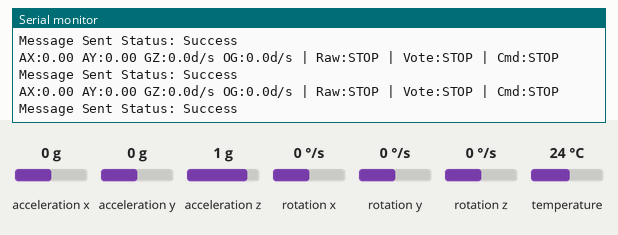
A program run on a simulated ESP32. Parts: the last lines printed to the serial monitor. The inputs (shaded band) are chosen by the test bench; at power-on: acceleration y 0 g, rotation y 0 °/s, rotation z 0 °/s, acceleration z 1 g, acceleration x 0 g, rotation x 0 °/s, temperature 24 °C.

Above: at 1.2 s.
1.3 s: acceleration y set to -1.4 g
At 1.76 s:
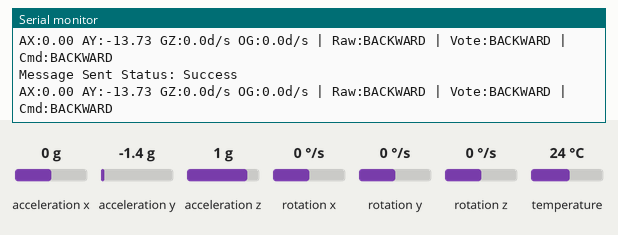
2.9 s: rotation y set to -192 °/s
At 3.22 s:
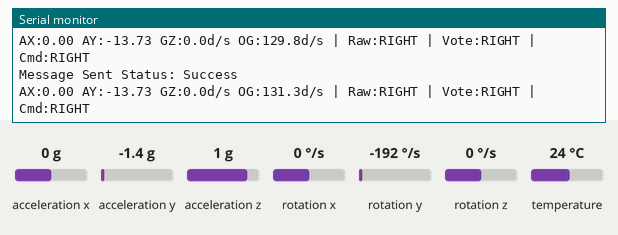
4.5 s: rotation z set to -192 °/s
At 4.57 s:
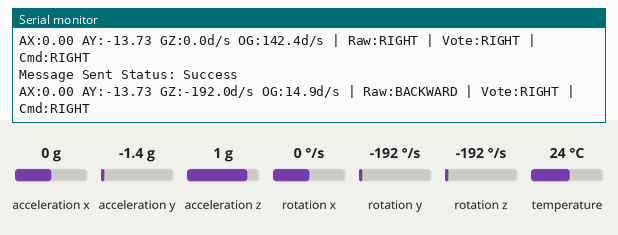
6.1 s: acceleration y set to 0 g
At 6.45 s:
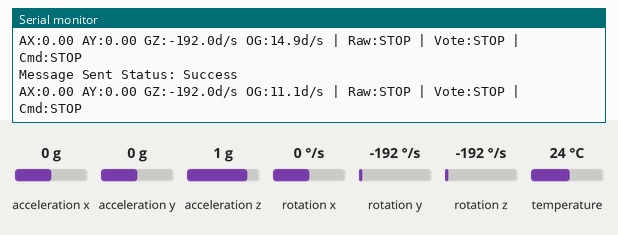
7.7 s: acceleration z set to -1.4 g
At 8.83 s:
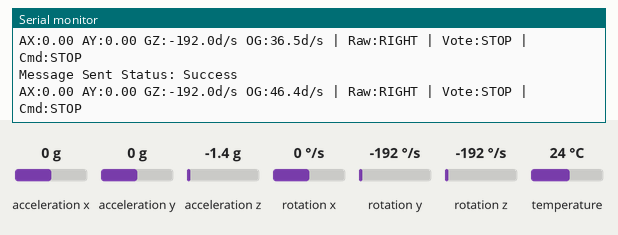
10.3 s: acceleration z set to 0.8 g
At 12.36 s:
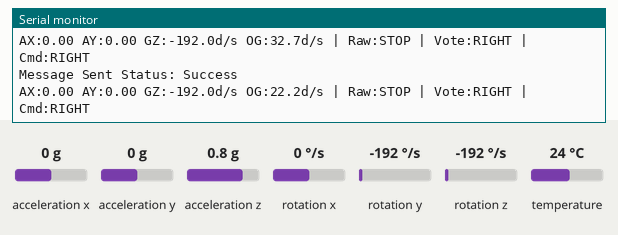
Timing chart, 0 to 13.9 s (numbered marks = the images above; inputs shaded):
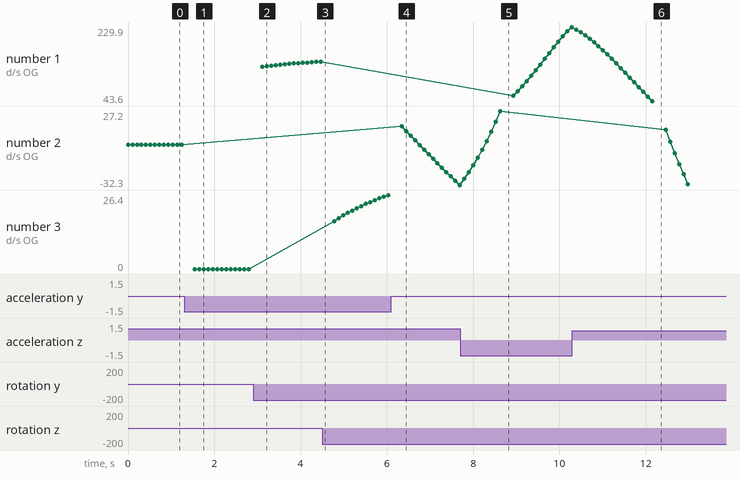

Measured:
- after the input at 1.3 s, the serial monitor: prints a new line at once (image 1)
- after the input at 2.9 s, the serial monitor: prints a new line at once (image 2)
- after the input at 4.5 s, the serial monitor: prints a new line after 0.07 s (image 3)
- after the input at 6.1 s, the serial monitor: prints a new line at once (image 4)
- after the input at 7.7 s, the serial monitor: prints a new line after 0.09 s (image 5)
- after the input at 10.3 s, the serial monitor: prints a new line after 0.09 s (image 6)
- plotted number 1: 142.4 → 229.9 after the input at 7.7 s, 229.9 → 43.6 after the input at 10.3 s
- plotted number 2: 0 → -32.3 after the input at 6.1 s, -32.3 → 27.2 after the input at 7.7 s, 27.2 → -31.6 after the input at 10.3 s

The program:

main.cpp
```cpp
#include <Arduino.h>
#include <Wire.h>
#include <Adafruit_MPU6050.h>
#include <Adafruit_Sensor.h>
#include <esp_now.h>
#include <WiFi.h>
Adafruit_MPU6050 mpu;

typedef struct struct_message
{
    char command[10];
} struct_message;

struct_message myData;
uint8_t receiverMAC[] = {0x00, 0x4B, 0x12, 0x2C, 0xAB, 0xB0};
const float gyroThreshold = 0.6; // rad/s, about 40 deg/s
const float accelYThreshold = 5.0;
const float gravityAlpha = 0.02;
float gravityX = 0.0;
float gravityY = 0.0;
float gravityZ = 0.0;

const int commandHistorySize = 5;
int commandHistory[commandHistorySize] = {0};
int historyIndex = 0;

enum GestureCommand
{
    CMD_STOP = 0,
    CMD_FORWARD,
    CMD_BACKWARD,
    CMD_RIGHT,
    CMD_LEFT,
};

const char *commandNames[] = {"STOP", "FORWARD", "BACKWARD", "RIGHT", "LEFT"};

void OnSent(const uint8_t *mac_addr, esp_now_send_status_t status)
{
    Serial.print("Message Sent Status: ");
    Serial.println(status == ESP_NOW_SEND_SUCCESS ? "Success" : "Fail");
}

void setup()
{
    Serial.begin(115200);
    WiFi.mode(WIFI_STA);
    if (!mpu.begin())
    {
        Serial.println("Failed to find MPU6050 chip");
        while (true)
        {
            delay(10);
        }
    }
    if (esp_now_init() != ESP_OK)
    {
        Serial.println("Error initializing ESP-NOW");
        return;
    }
    esp_now_register_send_cb(OnSent);
    esp_now_peer_info_t peerInfo = {};
    memcpy(peerInfo.peer_addr, receiverMAC, 6);
    peerInfo.channel = 0;
    peerInfo.encrypt = false;
    if (esp_now_add_peer(&peerInfo) != ESP_OK)
    {
        Serial.println("Failed to add peer");
        return;
    }
}
void loop()
{
    sensors_event_t a, g, temp;
    mpu.getEvent(&a, &g, &temp);

    float ax = a.acceleration.x;
    float ay = a.acceleration.y;
    float az = a.acceleration.z;
    float gx = g.gyro.x;
    float gy = g.gyro.y;
    float gz = g.gyro.z;

    gravityX = gravityX * (1.0 - gravityAlpha) + ax * gravityAlpha;
    gravityY = gravityY * (1.0 - gravityAlpha) + ay * gravityAlpha;
    gravityZ = gravityZ * (1.0 - gravityAlpha) + az * gravityAlpha;

    float gNorm = sqrt(gravityX * gravityX + gravityY * gravityY + gravityZ * gravityZ);
    float gxDeg = gx * 180.0 / PI;
    float gyDeg = gy * 180.0 / PI;
    float gzDeg = gz * 180.0 / PI;

    float omegaGravity = 0.0;
    if (gNorm > 0.1f)
    {
        omegaGravity = (gx * gravityX + gy * gravityY + gz * gravityZ) / gNorm;
    }

    int currentCmd;
    if (omegaGravity > gyroThreshold)
    {
        currentCmd = CMD_RIGHT;
    }
    else if (omegaGravity < -gyroThreshold)
    {
        currentCmd = CMD_LEFT;
    }
    else if (ay > accelYThreshold)
    {
        currentCmd = CMD_FORWARD;
    }
    else if (ay < -accelYThreshold)
    {
        currentCmd = CMD_BACKWARD;
    }
    else
    {
        currentCmd = CMD_STOP;
    }

    commandHistory[historyIndex] = currentCmd;
    historyIndex = (historyIndex + 1) % commandHistorySize;

    int counts[5] = {0};
    for (int i = 0; i < commandHistorySize; ++i)
    {
        int cmd = commandHistory[i];
        if (cmd >= 0 && cmd <= CMD_LEFT)
        {
            counts[cmd]++;
        }
    }

    int popularCmd = 0;
    int popularCount = counts[0];
    for (int i = 1; i <= CMD_LEFT; ++i)
    {
        if (counts[i] > popularCount)
        {
            popularCount = counts[i];
            popularCmd = i;
        }
    }

    strcpy(myData.command, commandNames[popularCmd]);
    esp_now_send(receiverMAC, (uint8_t *)&myData, sizeof(myData));

    float omegaGravityDeg = omegaGravity * 180.0 / PI;
    Serial.print("AX:");
    Serial.print(ax, 2);
    Serial.print(" AY:");
    Serial.print(ay, 2);
    Serial.print(" GZ:");
    Serial.print(gzDeg, 1);
    Serial.print("d/s OG:");
    Serial.print(omegaGravityDeg, 1);
    Serial.print("d/s | Raw:");
    Serial.print(commandNames[currentCmd]);
    Serial.print(" | Vote:");
    Serial.print(commandNames[popularCmd]);
    Serial.print(" | Cmd:");
    Serial.println(myData.command);

    delay(100);
}
```
